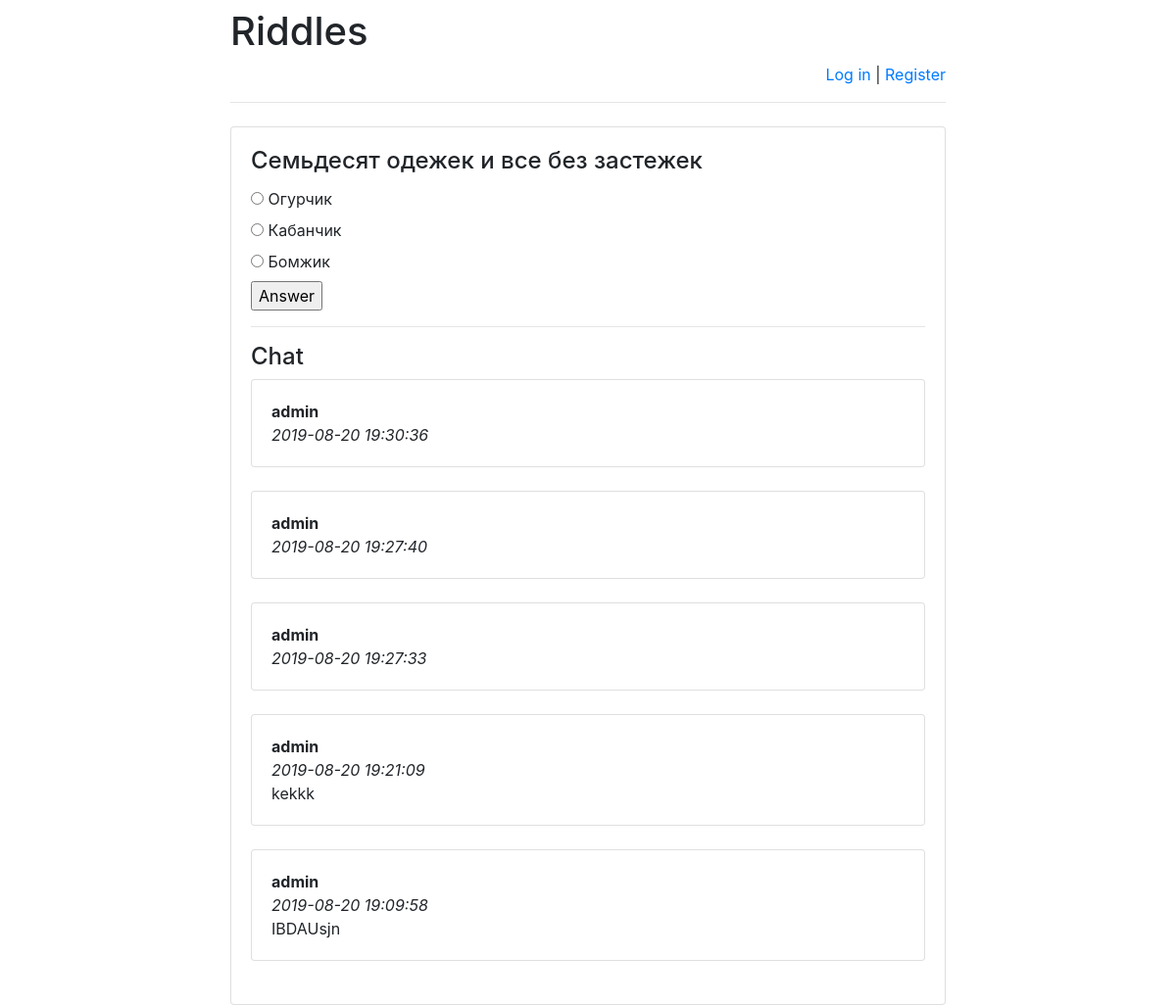
The page /riddles/1/ on the database its author committed.
### riddles/models.py (models this page shows)
class Riddle(models.Model):
    riddle_text = models.CharField(max_length = 255)
    pub_date = models.DateTimeField('date published')

class Option(models.Model):
    riddle = models.ForeignKey(Riddle, on_delete = models.CASCADE)
    text = models.CharField(max_length = 255)
    correct = models.BooleanField(default = False)

class Message(models.Model):
    chat = models.ForeignKey(
        Riddle,
        verbose_name='Чат под загадкой',
        on_delete=models.CASCADE)
    author = models.ForeignKey(
        User,
        verbose_name='Пользователь',
        on_delete=models.CASCADE)
    message = models.TextField('Сообщение')
    pub_date = models.DateTimeField(
        'Дата сообщения',
        default=timezone.now)

### riddles/views.py (the view)
# urls.py: url(r'^([0-9]+)/$', views.detail, name = 'detail'),
def detail(request, riddle_id):
    error_message = None
    riddle = get_object_or_404(Riddle, pk = riddle_id)
    if "error_message" in request.GET:
        error_message = request.GET["error_message"]
    return render(
        request,
        "answer.html",
        {
            "riddle": riddle,
            "error_message": error_message,
            "latest_messages": Message.objects.filter(chat_id=riddle_id).order_by('-pub_date')[:5]
        }
    )

### riddles/templates/answer.html (shortened to what this page needs)
{% extends 'base.html' %}
{% block main %}
    <h4 class="card-title">{{ riddle.riddle_text }}</h4>
    <form action="answer/" method="post">
        {% for option in riddle.option_set.all %}
            <input type="radio" name="option" id="option{{ forloop.counter }}" value="{{ option.id }}" />
            <label for="option{{ forloop.counter }}">
                {{ option.text }}
            </label>
            <br>
        {% endfor %}
        <input type="submit" value="Answer" />
    </form>
    <hr>
    <h4>Chat</h4>
    <div id="history">
        {% for message in latest_messages %}
            <div class="card">
                <div class="card-body">
                    <strong>
                        {{ message.author.username }}
                    </strong>
                    <br/>
                    <em>
                        {{ message.pub_date|date:'Y-m-d H:i:s' }}
                    </em>
                    <br/>
                    {{ message.message }}
                </div>
            </div>
            <br/>
        {% endfor %}
    </div>
{% endblock %}

### rows shown on the page
Riddle: riddle_text "Семьдесят одежек и все без застежек"
Option: text "Огурчик"
Option: text "Кабанчик"
Option: text "Бомжик"
Message: author.username "admin", pub_date "2019-08-20 19:30:36"
Message: author.username "admin", pub_date "2019-08-20 19:27:40"
Message: author.username "admin", pub_date "2019-08-20 19:27:33"
Message: author.username "admin", pub_date "2019-08-20 19:21:09", message "kekkk"
Message: author.username "admin", pub_date "2019-08-20 19:09:58", message "IBDAUsjn"
